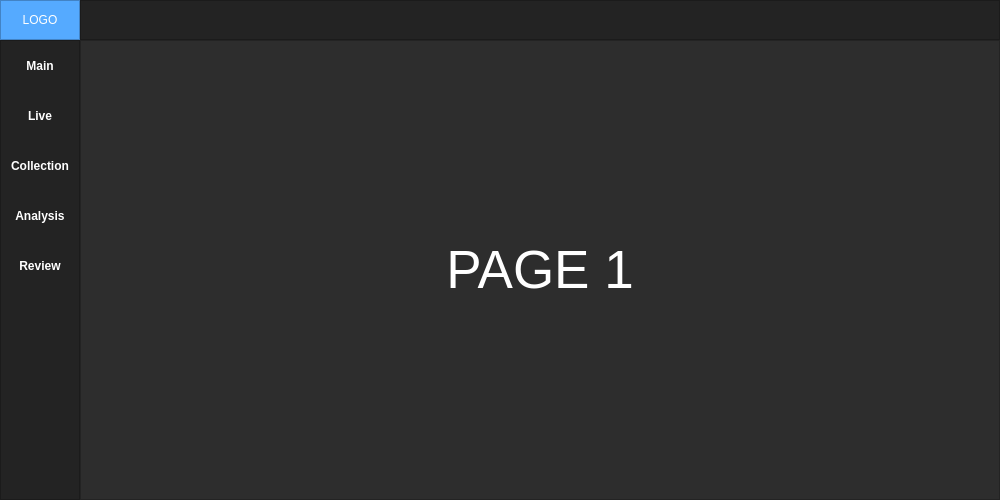
<?xml version="1.0" encoding="UTF-8"?>
<ui version="4.0">
 <class>MainWindow</class>
 <widget class="QMainWindow" name="MainWindow">
  <property name="geometry">
   <rect>
    <x>0</x>
    <y>0</y>
    <width>1000</width>
    <height>500</height>
   </rect>
  </property>
  <property name="windowTitle">
   <string>MainWindow</string>
  </property>
  <property name="styleSheet">
   <string notr="true">background-color: rgb(45, 45, 45);</string>
  </property>
  <widget class="QWidget" name="centralwidget">
   <property name="minimumSize">
    <size>
     <width>1000</width>
     <height>500</height>
    </size>
   </property>
   <layout class="QVBoxLayout" name="verticalLayout">
    <property name="spacing">
     <number>0</number>
    </property>
    <property name="leftMargin">
     <number>0</number>
    </property>
    <property name="topMargin">
     <number>0</number>
    </property>
    <property name="rightMargin">
     <number>0</number>
    </property>
    <property name="bottomMargin">
     <number>0</number>
    </property>
    <item>
     <widget class="QFrame" name="Top_Bar">
      <property name="maximumSize">
       <size>
        <width>16777215</width>
        <height>40</height>
       </size>
      </property>
      <property name="styleSheet">
       <string notr="true">background-color: rgb(35, 35, 35);</string>
      </property>
      <property name="frameShape">
       <enum>QFrame::NoFrame</enum>
      </property>
      <property name="frameShadow">
       <enum>QFrame::Raised</enum>
      </property>
      <layout class="QHBoxLayout" name="horizontalLayout">
       <property name="spacing">
        <number>0</number>
       </property>
       <property name="leftMargin">
        <number>0</number>
       </property>
       <property name="topMargin">
        <number>0</number>
       </property>
       <property name="rightMargin">
        <number>0</number>
       </property>
       <property name="bottomMargin">
        <number>0</number>
       </property>
       <item>
        <widget class="QFrame" name="frame_toggle">
         <property name="minimumSize">
          <size>
           <width>80</width>
           <height>0</height>
          </size>
         </property>
         <property name="maximumSize">
          <size>
           <width>70</width>
           <height>40</height>
          </size>
         </property>
         <property name="styleSheet">
          <string notr="true">background-color: rgb(85, 170, 255);</string>
         </property>
         <property name="frameShape">
          <enum>QFrame::StyledPanel</enum>
         </property>
         <property name="frameShadow">
          <enum>QFrame::Raised</enum>
         </property>
         <layout class="QVBoxLayout" name="verticalLayout_2">
          <property name="spacing">
           <number>0</number>
          </property>
          <property name="leftMargin">
           <number>0</number>
          </property>
          <property name="topMargin">
           <number>0</number>
          </property>
          <property name="rightMargin">
           <number>0</number>
          </property>
          <property name="bottomMargin">
           <number>0</number>
          </property>
          <item>
           <widget class="QPushButton" name="Btn_Toggle">
            <property name="sizePolicy">
             <sizepolicy hsizetype="Expanding" vsizetype="Expanding">
              <horstretch>0</horstretch>
              <verstretch>0</verstretch>
             </sizepolicy>
            </property>
            <property name="minimumSize">
             <size>
              <width>0</width>
              <height>0</height>
             </size>
            </property>
            <property name="styleSheet">
             <string notr="true">color: rgb(255, 255, 255);
border: 0px solid;</string>
            </property>
            <property name="text">
             <string>LOGO</string>
            </property>
           </widget>
          </item>
         </layout>
        </widget>
       </item>
       <item>
        <widget class="QFrame" name="frame_top">
         <property name="frameShape">
          <enum>QFrame::StyledPanel</enum>
         </property>
         <property name="frameShadow">
          <enum>QFrame::Raised</enum>
         </property>
        </widget>
       </item>
      </layout>
     </widget>
    </item>
    <item>
     <widget class="QFrame" name="Content">
      <property name="frameShape">
       <enum>QFrame::NoFrame</enum>
      </property>
      <property name="frameShadow">
       <enum>QFrame::Raised</enum>
      </property>
      <layout class="QHBoxLayout" name="horizontalLayout_2">
       <property name="spacing">
        <number>0</number>
       </property>
       <property name="leftMargin">
        <number>0</number>
       </property>
       <property name="topMargin">
        <number>0</number>
       </property>
       <property name="rightMargin">
        <number>0</number>
       </property>
       <property name="bottomMargin">
        <number>0</number>
       </property>
       <item>
        <widget class="QFrame" name="frame_left_menu">
         <property name="minimumSize">
          <size>
           <width>80</width>
           <height>0</height>
          </size>
         </property>
         <property name="maximumSize">
          <size>
           <width>80</width>
           <height>16777215</height>
          </size>
         </property>
         <property name="styleSheet">
          <string notr="true">background-color: rgb(35, 35, 35);</string>
         </property>
         <property name="frameShape">
          <enum>QFrame::StyledPanel</enum>
         </property>
         <property name="frameShadow">
          <enum>QFrame::Raised</enum>
         </property>
         <layout class="QVBoxLayout" name="verticalLayout_3">
          <property name="spacing">
           <number>0</number>
          </property>
          <property name="leftMargin">
           <number>0</number>
          </property>
          <property name="topMargin">
           <number>0</number>
          </property>
          <property name="rightMargin">
           <number>0</number>
          </property>
          <property name="bottomMargin">
           <number>0</number>
          </property>
          <item alignment="Qt::AlignTop">
           <widget class="QFrame" name="frame_top_menus">
            <property name="minimumSize">
             <size>
              <width>0</width>
              <height>0</height>
             </size>
            </property>
            <property name="frameShape">
             <enum>QFrame::NoFrame</enum>
            </property>
            <property name="frameShadow">
             <enum>QFrame::Raised</enum>
            </property>
            <layout class="QVBoxLayout" name="verticalLayout_4">
             <property name="spacing">
              <number>0</number>
             </property>
             <property name="leftMargin">
              <number>0</number>
             </property>
             <property name="topMargin">
              <number>0</number>
             </property>
             <property name="rightMargin">
              <number>0</number>
             </property>
             <property name="bottomMargin">
              <number>0</number>
             </property>
             <item>
              <widget class="QPushButton" name="btn_page_main">
               <property name="minimumSize">
                <size>
                 <width>0</width>
                 <height>50</height>
                </size>
               </property>
               <property name="font">
                <font>
                 <weight>75</weight>
                 <bold>true</bold>
                </font>
               </property>
               <property name="styleSheet">
                <string notr="true">QPushButton{	
	background-color: rgb(35, 35, 35);
	color: rgb(255, 255, 255);
	border: 0px solid;
}
QPushButton:hover{
	background-color: rgb(85, 170, 255);
}</string>
               </property>
               <property name="text">
                <string>Main</string>
               </property>
              </widget>
             </item>
             <item>
              <widget class="QPushButton" name="btn_page_live">
               <property name="minimumSize">
                <size>
                 <width>0</width>
                 <height>50</height>
                </size>
               </property>
               <property name="font">
                <font>
                 <weight>75</weight>
                 <bold>true</bold>
                </font>
               </property>
               <property name="styleSheet">
                <string notr="true">QPushButton{	
	background-color: rgb(35, 35, 35);
	color: rgb(255, 255, 255);
	border: 0px solid;
}
QPushButton:hover{
	background-color: rgb(85, 170, 255);
}</string>
               </property>
               <property name="text">
                <string>Live</string>
               </property>
              </widget>
             </item>
             <item>
              <widget class="QPushButton" name="btn_page_collection">
               <property name="minimumSize">
                <size>
                 <width>0</width>
                 <height>50</height>
                </size>
               </property>
               <property name="font">
                <font>
                 <weight>75</weight>
                 <bold>true</bold>
                </font>
               </property>
               <property name="styleSheet">
                <string notr="true">QPushButton{	
	background-color: rgb(35, 35, 35);
	color: rgb(255, 255, 255);
	border: 0px solid;
}
QPushButton:hover{
	background-color: rgb(85, 170, 255);
}</string>
               </property>
               <property name="text">
                <string>Collection</string>
               </property>
              </widget>
             </item>
             <item>
              <widget class="QPushButton" name="btn_page_analysis">
               <property name="minimumSize">
                <size>
                 <width>0</width>
                 <height>50</height>
                </size>
               </property>
               <property name="font">
                <font>
                 <weight>75</weight>
                 <bold>true</bold>
                </font>
               </property>
               <property name="styleSheet">
                <string notr="true">QPushButton{	
	background-color: rgb(35, 35, 35);
	color: rgb(255, 255, 255);
	border: 0px solid;
}
QPushButton:hover{
	background-color: rgb(85, 170, 255);
}</string>
               </property>
               <property name="text">
                <string>Analysis</string>
               </property>
              </widget>
             </item>
             <item>
              <widget class="QPushButton" name="btn_page_review">
               <property name="minimumSize">
                <size>
                 <width>0</width>
                 <height>50</height>
                </size>
               </property>
               <property name="font">
                <font>
                 <weight>75</weight>
                 <bold>true</bold>
                </font>
               </property>
               <property name="styleSheet">
                <string notr="true">QPushButton{	
	background-color: rgb(35, 35, 35);
	color: rgb(255, 255, 255);
	border: 0px solid;
}
QPushButton:hover{
	background-color: rgb(85, 170, 255);
}</string>
               </property>
               <property name="text">
                <string>Review</string>
               </property>
              </widget>
             </item>
            </layout>
           </widget>
          </item>
         </layout>
        </widget>
       </item>
       <item>
        <widget class="QFrame" name="frame_pages">
         <property name="frameShape">
          <enum>QFrame::StyledPanel</enum>
         </property>
         <property name="frameShadow">
          <enum>QFrame::Raised</enum>
         </property>
         <layout class="QVBoxLayout" name="verticalLayout_5">
          <item>
           <widget class="QStackedWidget" name="stackedWidget">
            <widget class="QWidget" name="page_1">
             <layout class="QVBoxLayout" name="verticalLayout_6">
              <item>
               <widget class="QLabel" name="label_1">
                <property name="font">
                 <font>
                  <pointsize>40</pointsize>
                 </font>
                </property>
                <property name="styleSheet">
                 <string notr="true">color: #FFFFFF</string>
                </property>
                <property name="text">
                 <string>PAGE 1</string>
                </property>
                <property name="alignment">
                 <set>Qt::AlignCenter</set>
                </property>
               </widget>
              </item>
             </layout>
            </widget>
            <widget class="QWidget" name="page_2">
             <layout class="QVBoxLayout" name="verticalLayout_7">
              <item>
               <widget class="QLabel" name="label_2">
                <property name="font">
                 <font>
                  <pointsize>40</pointsize>
                 </font>
                </property>
                <property name="styleSheet">
                 <string notr="true">color: #FFFFFF</string>
                </property>
                <property name="text">
                 <string>PAGE 2</string>
                </property>
                <property name="alignment">
                 <set>Qt::AlignCenter</set>
                </property>
               </widget>
              </item>
             </layout>
            </widget>
            <widget class="QWidget" name="page_3">
             <layout class="QVBoxLayout" name="verticalLayout_8">
              <item>
               <widget class="QLabel" name="label_3">
                <property name="font">
                 <font>
                  <pointsize>40</pointsize>
                 </font>
                </property>
                <property name="styleSheet">
                 <string notr="true">color: #FFFFFF</string>
                </property>
                <property name="text">
                 <string>PAGE 3</string>
                </property>
                <property name="alignment">
                 <set>Qt::AlignCenter</set>
                </property>
               </widget>
              </item>
             </layout>
            </widget>
            <widget class="QWidget" name="page_4">
             <layout class="QVBoxLayout" name="verticalLayout_9">
              <item>
               <widget class="QLabel" name="label_4">
                <property name="font">
                 <font>
                  <pointsize>40</pointsize>
                 </font>
                </property>
                <property name="styleSheet">
                 <string notr="true">color: #FFFFFF</string>
                </property>
                <property name="text">
                 <string>PAGE 4</string>
                </property>
                <property name="alignment">
                 <set>Qt::AlignCenter</set>
                </property>
               </widget>
              </item>
             </layout>
            </widget>
            <widget class="QWidget" name="page_5">
             <layout class="QVBoxLayout" name="verticalLayout_10">
              <item>
               <widget class="QLabel" name="label_5">
                <property name="font">
                 <font>
                  <pointsize>40</pointsize>
                 </font>
                </property>
                <property name="styleSheet">
                 <string notr="true">color: #FFFFFF</string>
                </property>
                <property name="text">
                 <string>PAGE 5</string>
                </property>
                <property name="alignment">
                 <set>Qt::AlignCenter</set>
                </property>
               </widget>
              </item>
             </layout>
            </widget>
           </widget>
          </item>
         </layout>
        </widget>
       </item>
      </layout>
     </widget>
    </item>
   </layout>
  </widget>
 </widget>
 <resources/>
 <connections/>
</ui>
